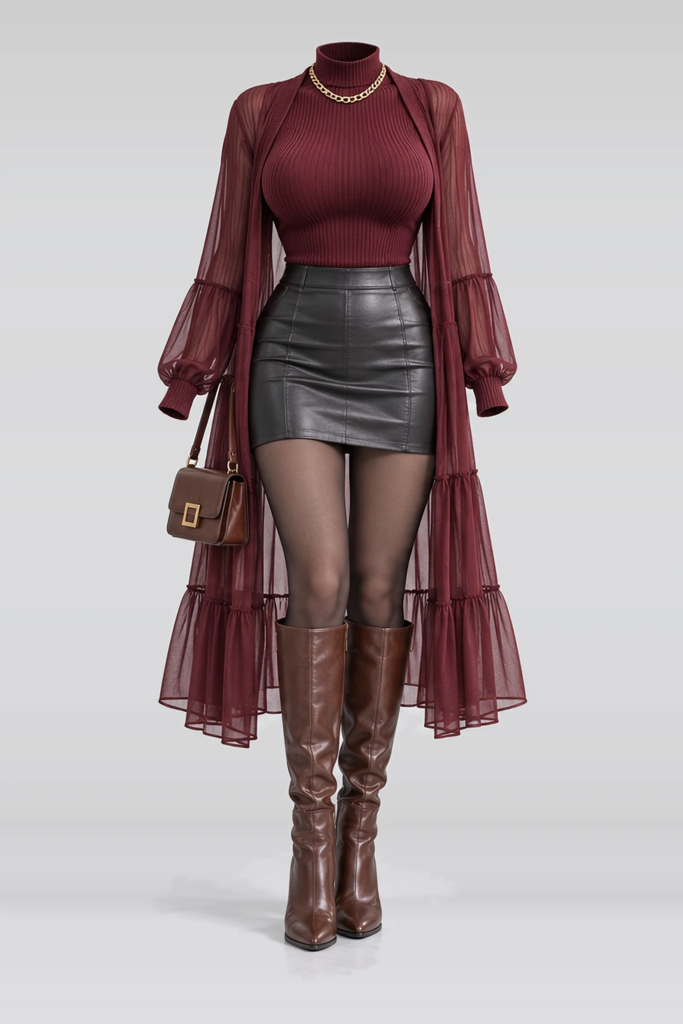
#> input picture data/costume-gallery/img/AUT-0029.webp, 1366 x 2048 px (shown at 1/2 size)
$ python sheet.py --in ../../../data/costume-gallery/img/AUT-0029.webp --out out.png
#> lines starting #> are read from the running program, lines starting #| are printed output that depends on the picture
# -*- coding: utf-8 -*-
"""Contact sheets for review: full-frame grid or auto-cropped face grid.

Examples
--------
python sheet.py --in shots/*.jpg --out shots/_sheet.jpg --cols 5
python sheet.py --in shots/*.jpg --face-grid --out shots/_faces.jpg   # 换脸后逐张比对
"""
import argparse
import glob
import os
import sys

sys.path.insert(0, os.path.dirname(os.path.abspath(__file__)))


def collect(patterns):
    files = []
    for p in patterns:
        files.extend(sorted(glob.glob(p)) or [p])
    return files


def face_crop(path, size=240, margin=1.15):
    import cv2
    from PIL import Image
    im = Image.open(path).convert("RGB")
    W, H = im.size
    gray = cv2.cvtColor(cv2.imread(path), cv2.COLOR_BGR2GRAY)
    cascade = cv2.CascadeClassifier(cv2.data.haarcascades + "haarcascade_frontalface_default.xml")
    faces = cascade.detectMultiScale(gray, scaleFactor=1.06, minNeighbors=5, minSize=(24, 24))
    if len(faces):
        x, y, w, h = max(faces, key=lambda f: f[2] * f[3])
        cx, cy, s = x + w / 2.0, y + h / 2.0, max(w, h) * margin
    else:
        s = min(W, H) * 0.35
        cx, cy = W / 2.0, H * 0.28
    box = (int(cx - s / 2), int(cy - s / 2), int(cx + s / 2), int(cy + s / 2))
    return im.crop(box).resize((size, size), Image.LANCZOS)


def main():
    ap = argparse.ArgumentParser(description="contact sheet")
    ap.add_argument("--in", dest="inputs", nargs="+", required=True)
    ap.add_argument("--out", required=True)
    ap.add_argument("--cols", type=int, default=5)
    ap.add_argument("--thumb", type=int, default=320, help="单格宽度")
    ap.add_argument("--face-grid", action="store_true", help="裁脸拼图，用于检查身份一致性")
    ap.add_argument("--label", default=True, action="store_true")
    a = ap.parse_args()

    from PIL import Image, ImageDraw

    files = [f for f in collect(a.inputs) if os.path.isfile(f)]
    if not files:
        raise SystemExit("没有可用的图片")

    if a.face_grid:
        cols = a.cols if a.cols != 5 else 4
        tiles = [(os.path.basename(f), face_crop(f, a.thumb)) for f in files]
        rows = (len(tiles) + cols - 1) // cols
        sheet = Image.new("RGB", (cols * (a.thumb + 8), rows * (a.thumb + 30)), (240, 240, 240))
        d = ImageDraw.Draw(sheet)
        for i, (name, t) in enumerate(tiles):
            x = (i % cols) * (a.thumb + 8) + 4
            y = (i // cols) * (a.thumb + 30) + 26
            sheet.paste(t, (x, y))
            d.text((x, y - 20), name, fill=(0, 0, 0))
    else:
        ims = [Image.open(f).convert("RGB") for f in files]
#> ims = 1 item
        th = a.thumb
        heights = [max(1, int(im.height * th / float(im.width))) for im in ims]
#> heights = [479]
        cell_h = max(heights)
#> cell_h = 479
        rows = (len(ims) + a.cols - 1) // a.cols
#> rows = 1
        sheet = Image.new("RGB", (a.cols * th, rows * (cell_h + 30)), (245, 245, 245))
#> sheet: PIL image 1600x509 RGB; every value is 245
        d = ImageDraw.Draw(sheet)
        for i, (f, im) in enumerate(zip(files, ims)):
            t = im.resize((th - 10, int(im.height * (th - 10) / float(im.width))), Image.LANCZOS)
            x = (i % a.cols) * th + (th - t.width) // 2
            y = (i // a.cols) * (cell_h + 30) + 28
            sheet.paste(t, (x, y))
            d.text(((i % a.cols) * th + 8, (i // a.cols) * (cell_h + 30) + 8),
                   os.path.basename(f), fill=(0, 0, 0))
#> this loop made 1 pass
#> (x, y) on pass 1: (5, 28)
#> pass 1, in main, `t = im.resize((th - 10, int(im.height * (th - 10) / float(im.width))),..`:
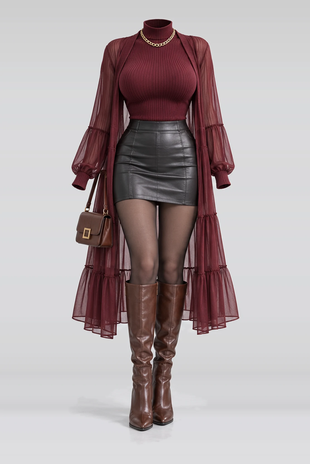
#> t: PIL image 310x464 RGB; mean R, G, B 176.3, 165.7, 167.3
#> after the loop:
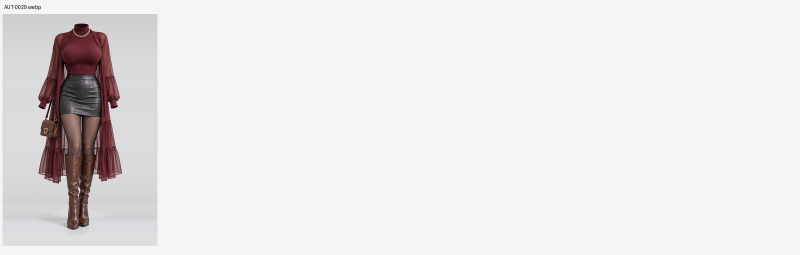
#> sheet: PIL image 1600x509 RGB (shown at 1/2 size); mean R, G, B 232.8, 230.9, 231.2

    os.makedirs(os.path.dirname(os.path.abspath(a.out)) or ".", exist_ok=True)
    sheet.save(a.out, quality=92)
    print("saved %s %s" % (a.out, sheet.size))
#| saved out.png (1600, 509)


if __name__ == "__main__":
    main()

$ run again, on data/costume-gallery/img/AUT-0047.webp
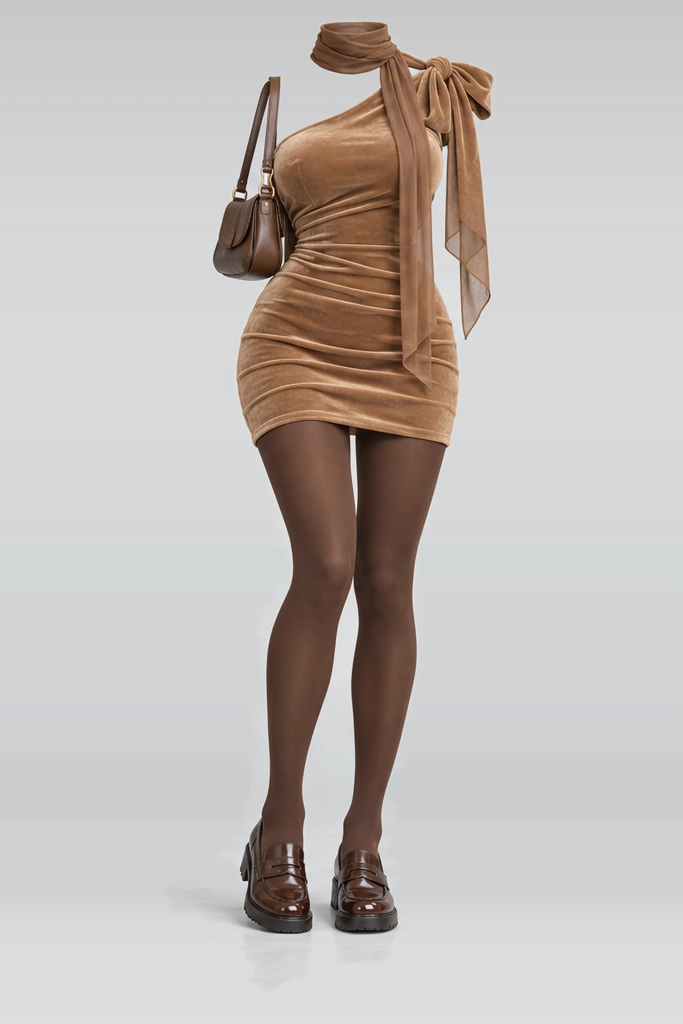
#> input picture data/costume-gallery/img/AUT-0047.webp, 1366 x 2048 px (shown at 1/2 size)
#> ims = 1 item
#> heights = [479]
#> cell_h = 479
#> rows = 1
#> the loop in main, `for i, (f, im) in enumerate(zip(files, ims)):` made 1 pass
#> (x, y) on pass 1: (5, 28)
#> pass 1, in main, `t = im.resize((th - 10, int(im.height * (th - 10) / float(im.width))),..`:
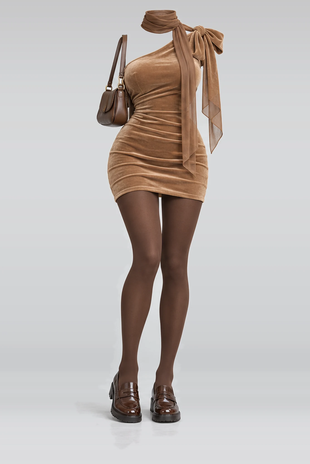
#> t: PIL image 310x464 RGB; mean R, G, B 192.2, 186.6, 184
#> after the loop in main, `for i, (f, im) in enumerate(zip(files, ims)):`:
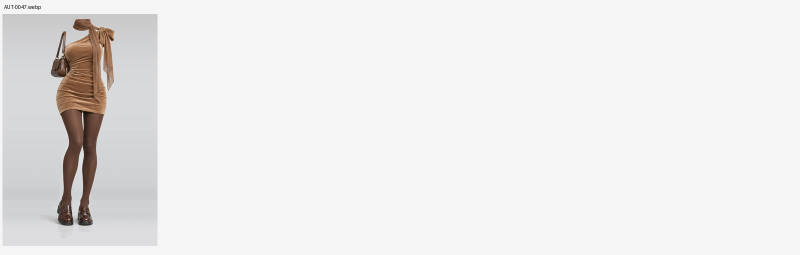
#> sheet: PIL image 1600x509 RGB (shown at 1/2 size); mean R, G, B 235.6, 234.6, 234.2
#| saved out.png (1600, 509)
